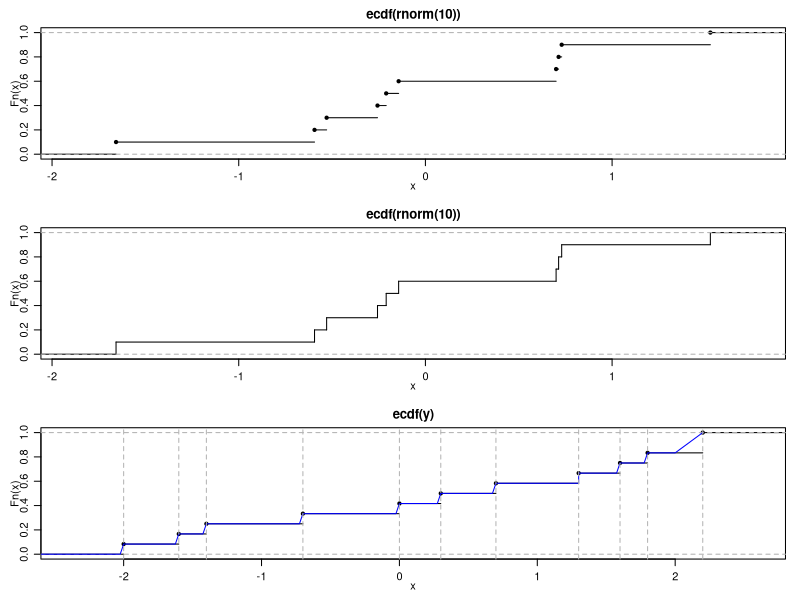
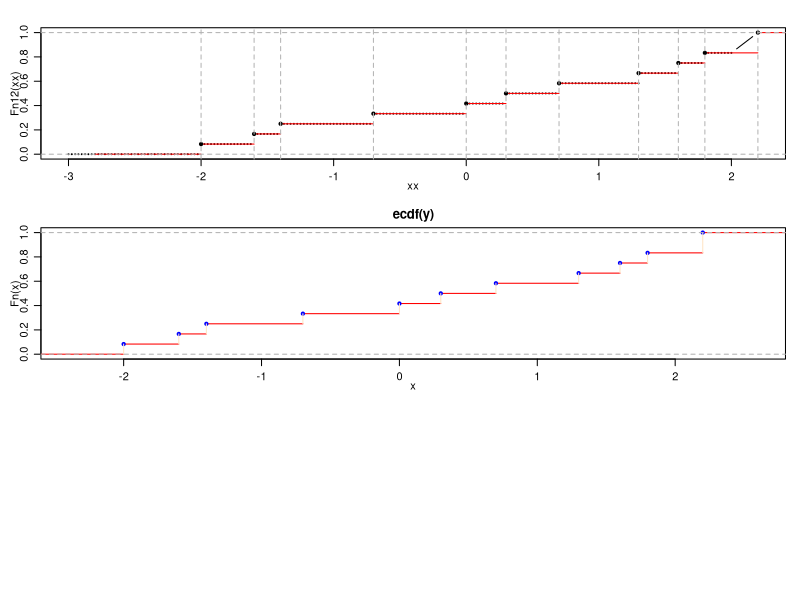
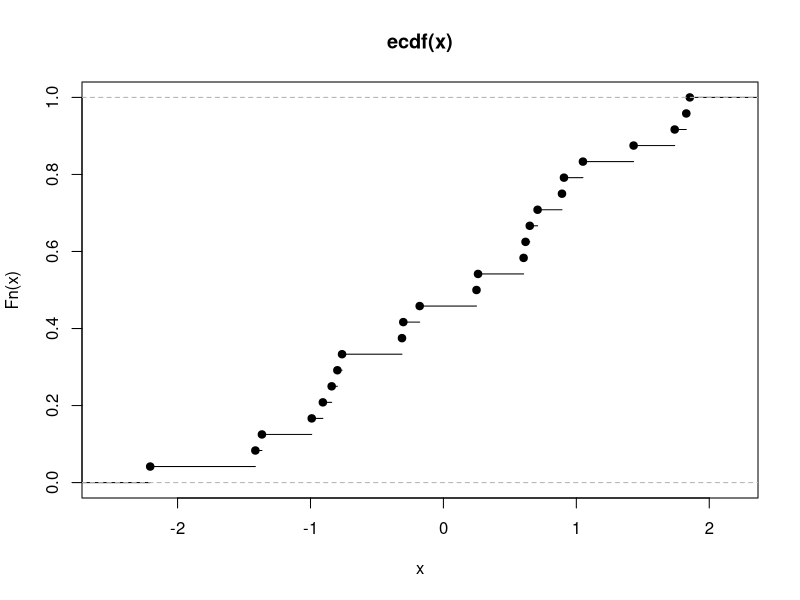

Recreate these plots in R, in order. (Note: this script raises an error after producing the figures.)

# 
# Example:  
#	 Compute and plot an empirical cumulative distribution function
#    and write functions to compute a smoothed estimate.
#
# Description:
#   PART I: Compute and plot an empirical cumulative distribution function
#     Hint, use "ecdf" function from "stats" package
#   PART II: ssd
#	  Estimate probability densities using smoothing spline ANOVA 
#	  models with cubic spline, linear spline, or thin-plate spline 
#	  marginals for numerical variables, "ssdFit" Furthermore, write 
#	  simple function wrappers "dssd", "pssd", "qssd" and "rssd" for 
#	  the probability density, probabilities, quantiles and random
#	  variates. Hint: use the functions from R's "gss" Package. 
#     Hint, use "ssden" functions from "gss" package.
#
# Author:
#	(C) 2004, Diethelm Wuertz, GPL
#


# ------------------------------------------------------------------------------


################################################################################
## PART I: Compute and plot an empirical cumulative distribution function


   # ecdf Plot
   # Requirements:
   require(stats)

   # Simple didactical  ecdf  example:
   Fn <- ecdf(rnorm(12))
   print(Fn)
   summary(Fn)
   
   # == 1:12  if and only if there are no ties !
   12 * Fn(knots(Fn)) == 1:12 
   y <- round(rnorm(12), 1); y[3] <- y[1]
   Fn12 <- ecdf(y)
   Fn12
   print(knots(Fn12), dig=2)
   
   # ~= 1:12  if there where no ties
   12 * Fn12(knots(Fn12))  
   summary(Fn12)
   summary.stepfun(Fn12)
   print(ls.Fn12 <- ls(env= environment(Fn12)))
   
   #[1] "f"  "method"  "n"  "ties"   "x"  "y"  "yleft"  "yright"
   12 * Fn12((-20:20)/10)

   # Plotting:
   op <- par(mfrow = c(3, 1), mgp = c(1.5, 0.8, 0), 
     mar = 0.1+c(3, 3, 2, 1))
   F10 <- ecdf(rnorm(10))
   summary(F10)
   plot(F10)
   plot(F10, verticals= TRUE, do.p = FALSE)
   plot(Fn12)  
   xx <- unique(sort(c(seq(-3, 2, length = 201), knots(Fn12))))
   lines(xx, Fn12(xx), col = 'blue')
   abline(v = knots(Fn12), lty = 2,col = 'gray70')
   plot(xx, Fn12(xx), type='b', cex=.1)#- plot.default
   plot(Fn12, col.h='red', add= TRUE)  #- plot method
   abline(v=knots(Fn12),lty=2,col='gray70')
   plot(Fn12, verticals=TRUE, col.p='blue', col.h='red',col.v='bisque')
   par(op)
   
   # this works too (automatic call to  ecdf(.)):
   plot.ecdf(rnorm(24))

   
################################################################################
## PART II


   # Functions: 
   dssd = function(x, object) {	
	 # Evaluate density for smoothing spline density estimates. 
	 dssden(object = object, x = x) }	 
   pssd = function(q, object) {	
	 # Evaluate probability for smoothing spline density estimates. 
	 pssden(object = object, q = q) }
   qssd = function(p, object) {
	 # Evaluate quantiles for smoothing spline density estimates. 	
	 qssden(object = object, p = p) }
   rssd = function(n, object) {   
	 # Generate random deviates for smoothing spline density estimates. 
	 qssden(object = object, p = runif(n)) }
   ssdFit = function(x, ...) {
	 # Estimate probability densities using smoothing spline ANOVA 
	 # models with cubic spline, linear spline, or thin-plate spline 
	 #marginals for numerical variables. x is a numeric vector.	
	 ssden(~x, ...)	}

   # Requirements:
   require(gss)
   require(fBasics)
	
   # Fit: Estimate from Empirical Distribution  
   data(nyseres)
   par(mfcol = c(3, 2), err = -1)
   e = (nyseres - mean(nyseres))/sqrt(var(nyseres))
   fit = ssdFit(e)
	
   # SSD - Empirical Distribution:	
   x = seq(-6, 6, length = 256)
   r = rssd(100, fit)
   plot(r, type = "l", main = "SSD Series")
   mean(r); var(r)	
   d = dssd(x, fit)
   plot(x, log(d), type = "l", main = "SSD Density")
   density = density(r, from = -6, to = 6, n = 128)
   points(density$x, log(density$y), col = 4)	
   p = pssd(x, fit)
   plot(x, p, type = "l", main = "SSD Probability")
   points(sort(r), (1:length(r))/length(r), col = 4)
	

################################################################################
